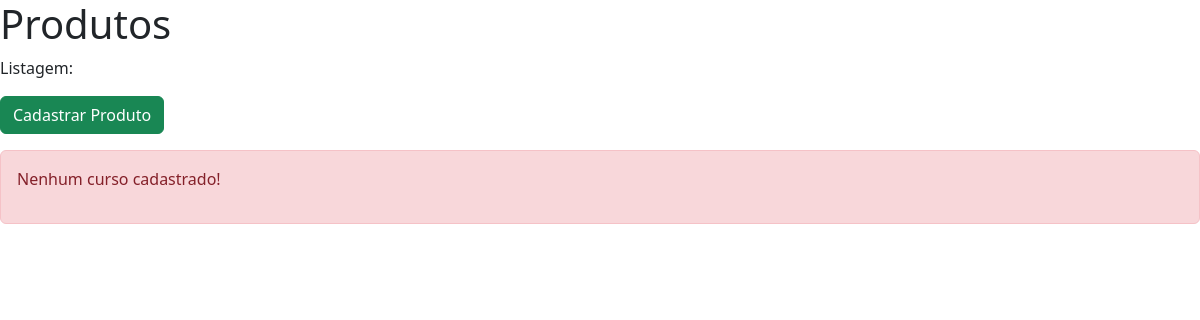
The page /produtos/ on the database as committed earlier.
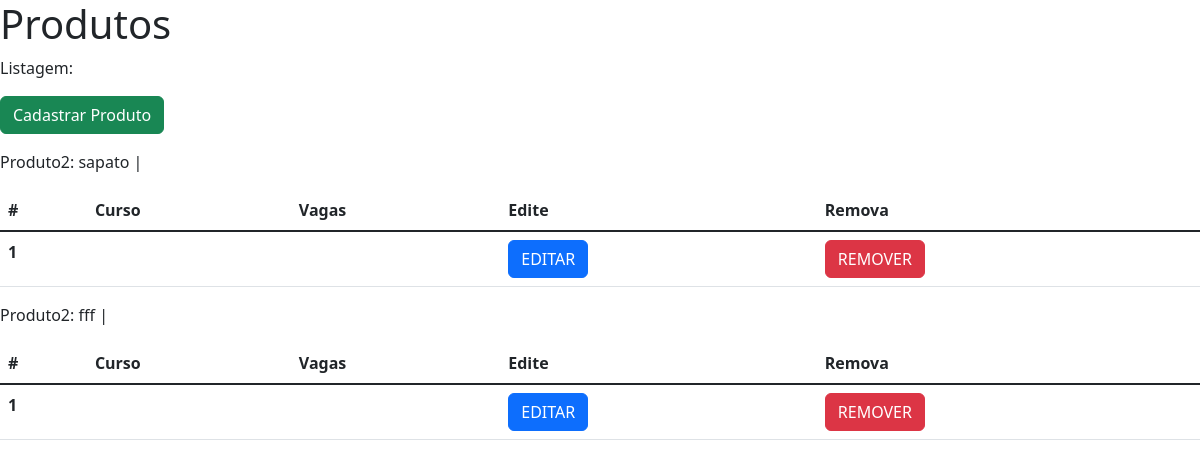
The same page on the database as committed later.
### core/models.py (models this page shows)
class Produto(models.Model): #Tabela
    produto = models.CharField('Produto', max_length=100) #Colunas
    estilo = models.CharField('Estilo', max_length=100)
    marca = models.CharField('Marca', max_length=50)
    quantidade = models.IntegerField('Quantidade')

### core/views.py (the view)
# urls.py: path('produtos/', listar_produtos, name= 'listar_produtos'),
def listar_produtos(request):
    produtos = Produto.objects.all()
    contexto = {
        'todos_produtos': produtos
    }
    return render (request, 'produtos.html', contexto)

### templates/produtos.html (shortened to what this page needs)
<!DOCTYPE html>
<html lang="en">
<head>
    <link href="https://cdn.jsdelivr.net/npm/bootstrap@5.2.0/dist/css/bootstrap.min.css" rel="stylesheet">
</head>
<body>
    <h1>Produtos</h1>
    <p>Listagem:</p>
    <p><a href=""><button type="button" class="btn btn-success">Cadastrar Produto</button></a></p>
    {% for produto in todos_produtos %}
    <p>
        Produto2: {{produto.produto}} |
    </p>
    <table class="table table-hover">
        <thead>
          <tr>
            <th scope="col">#</th>
            <th scope="col">Curso</th>
            <th scope="col">Vagas</th>
            <th scope="col">Edite</th>
            <th scope="col">Remova</th>
          </tr>
        </thead>
        <tbody class="table-group-divider">
          <tr>
            <th scope="row">1</th>
            <td>{{curso.titulo}}</td>
            <td>{{curso.vagas}}</td>
            <td><a href="{% url 'editar_curso' curso.id %}"><button type="button" class="btn btn-primary">EDITAR</button></a></td>
            <td><a href="{% url 'remover_curso' curso.id %}"><button type="button" class="btn btn-danger">REMOVER</button></a></td>
          </tr>
        </tbody>
      </table>
    {% empty %}
    <div class="alert alert-danger" role="alert">
        <p>Nenhum curso cadastrado!</p>
    </div>
    {% endfor %}
  </body>
</html>

Rows that differ between the two databases and show on the page:
added Produto: produto "sapato"
added Produto: produto "fff"
Other text that changed with them:
text no longer shown: "Nenhum curso cadastrado!"
